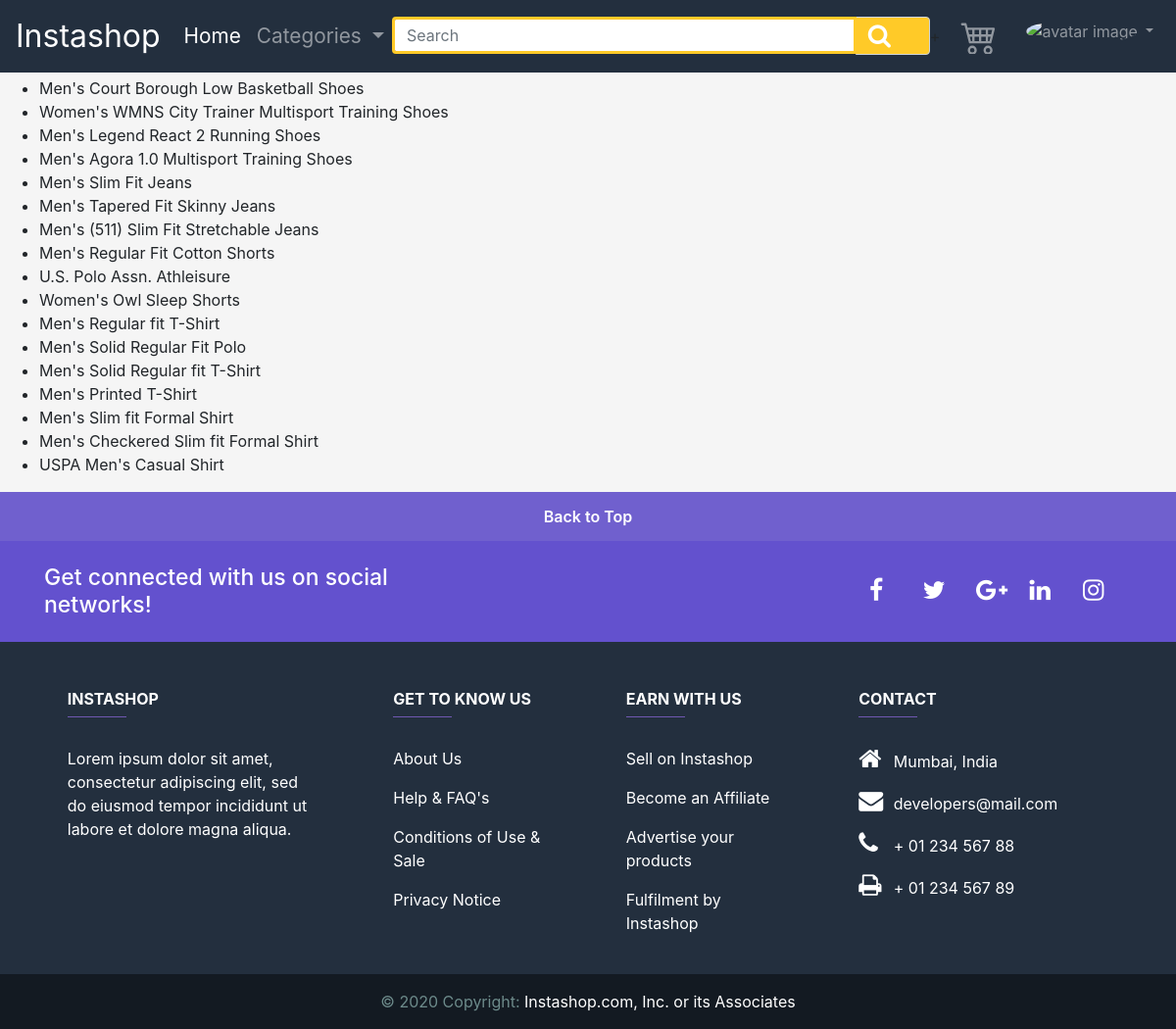
/home/, run on the app's committed database.
### products/models.py (models this page shows)
class Product(models.Model):
    name = models.CharField(max_length=255)
    image_url = models.CharField(max_length=2048)
    stock = models.IntegerField()
    price = models.FloatField()
    category = models.CharField(default=0, max_length=255)

### products/views.py (the view)
# urls.py: 2. Add a URL to urlpatterns:  path('', views.home, name='home')
def home(request):
    products = Product.objects.all()
    category_list = Category.objects.all()
    context = {'products': products, 'category_list': category_list}
    return render(request, 'products/home.html', context)

### pages/models.py (called while the page is built)
    def __str__(self):
        return self.category

### products/templates/products/home.html
{% extends 'products/base.html' %}
{% block content %}
    <ul>
        {% for product in products %}
        <li>{{ product.name }}</li>
        {% endfor %}
    </ul>
{% endblock content %}

### products/templates/products/base.html (shortened to what this page needs)
<!DOCTYPE html>
<html lang="en">
<head>
    {% load static %}
    <link rel="stylesheet" href="https://stackpath.bootstrapcdn.com/bootstrap/4.5.0/css/bootstrap.min.css">
    <link rel="stylesheet" href="https://cdnjs.cloudflare.com/ajax/libs/font-awesome/4.7.0/css/font-awesome.min.css">
    <link rel="stylesheet" href="{% static 'css/body.css' %}">
    <link rel="stylesheet" href="{% static 'css/navbar.css' %}">
    <link rel="stylesheet" href="{% static 'css/footer_top.css' %}">
    <link rel="stylesheet" href="{% static 'css/footer_mid.css' %}">
    <link rel="stylesheet" href="{% static 'css/footer_ends.css' %}">
    <link rel="stylesheet" href="{% static 'css/top_button.css' %}">
</head>
<body>
    <nav class="mb-1 navbar navbar-expand-lg navbar-dark lighten-1">
      <a class="navbar-brand" href="{% url 'home' %}" style="font-size:2em;">Instashop</a>
      <div class="collapse navbar-collapse" id="navbarSupportedContent-555">
        <ul class="navbar-nav mr-auto">
          <li class="nav-item active">
            <a class="nav-link" href="{% url 'home' %}" id="dropdown_items">Home
            </a>
          </li>
          <li class="nav-item dropdown">
            <a class="nav-link dropdown-toggle" id="navbarDropdownMenuLink-555" data-toggle="dropdown"
              aria-haspopup="true" aria-expanded="false">Categories
            </a>
          </li>
        </ul>
        <div class="input-group md-form form-sm form-2 pl-0"  style="width: 55%;">
          <input class="form-control my-0 py-3 amber-border" type="text" placeholder="Search" aria-label="Search">
          <div class="input-group-append">
            <span class="input-group-text lighten-3" id="basic-text1"><i class="fa fa-search text-grey"
                aria-hidden="true"></i></span>
          </div>
        </div>+
        <ul class="navbar-nav ml-auto nav-flex-icons">
          <li class="nav-item">
            <a class="nav-link waves-effect waves-light" href="{% url 'cart-page' %}">
            </a>
          </li>
          <li class="nav-item avatar dropdown">
            <a class="nav-link dropdown-toggle" id="navbarDropdownMenuLink-55" data-toggle="dropdown"
               aria-haspopup="true" aria-expanded="false">
              <img src="https://mdbootstrap.com/img/Photos/Avatars/avatar-2.jpg" class="rounded-circle z-depth-0"
                   alt="avatar image" id="profile_pic" >
            </a>
          </li>
        </ul>
      </div>
    </nav>
    {% block content %} {% endblock content %}
    <footer class="page-footer font-small unique-color-dark">
      <div style="background-color: #7060CE;">
        <a href="#nav-top" id="navBackToTop">
          <div class="navFooterBackToTop">
            <span class="navFooterBackToTopText">Back to Top</span>
          </div>
        </a>
      </div>
      <div style="background-color: #6351CE;">
        <div class="container">
          <div class="row py-4 d-flex align-items-center">
            <div class="col-md-6 col-lg-5 text-center text-md-left mb-4 mb-md-0">
              <h6 class="mb-0">Get connected with us on social networks!</h6>
            </div>
            <div class="col-md-6 col-lg-7 text-center text-md-right">
              <a class="fb-ic">
                <i class="fa fa-facebook-f"> </i>
              </a>
              <a class="tw-ic">
                <i class="fa fa-twitter"> </i>
              </a>
              <a class="gplus-ic">
                <i class="fa fa-google-plus"> </i>
              </a>
              <a class="li-ic">
                <i class="fa fa-linkedin"> </i>
              </a>
              <a class="ins-ic">
                <i class="fa fa-instagram"></i>
              </a>
            </div>
          </div>
        </div>
      </div>
      <div id="mid_footer">
        <div class="container text-center text-md-left mt-5" >
          <div class="row mt-3">
            <div class="col-md-3 col-lg-4 col-xl-3 mx-auto mb-4">
              <h6 class="text-uppercase font-weight-bold">Instashop</h6>
              <hr  class="accent-2 mb-4 mt-0 d-inline-block mx-auto" color="#7B62C5" style="width: 60px;">
              <p>Lorem ipsum dolor sit amet, consectetur adipiscing elit,
                sed do eiusmod tempor incididunt ut labore et dolore magna aliqua.</p>
            </div>
            <div class="col-md-2 col-lg-2 col-xl-2 mx-auto mb-4">
              <h6 class="text-uppercase font-weight-bold">Get to know us</h6>
              <hr class="accent-2 mb-4 mt-0 d-inline-block mx-auto" color="#7B62C5" style="width: 60px;">
              <p>
                <a href="{% url 'about-page' %}">About Us</a>
              </p>
              <p>
                <a href="{% url 'help-page' %}">Help & FAQ's</a>
              </p>
              <p>
                <a href="{% url 'conditions-page' %}">Conditions of Use & Sale</a>
              </p>
              <p>
                <a href="{% url 'privacy_notice-page' %}">Privacy Notice</a>
              </p>
            </div>
            <div class="col-md-3 col-lg-2 col-xl-2 mx-auto mb-4">
              <h6 class="text-uppercase font-weight-bold">Earn with us</h6>
              <hr class="accent-2 mb-4 mt-0 d-inline-block mx-auto" color="#7B62C5" style="width: 60px;">
              <p>
                <a href="{% url 'sell_on_instashop-page' %}">Sell on Instashop</a>
              </p>
              <p>
                <a href="{% url 'affiliate-page' %}">Become an Affiliate</a>
              </p>
              <p>
                <a href="{% url 'advertise-page' %}">Advertise your products</a>
              </p>
              <p>
                <a href="{% url 'fulfilment-page' %}">Fulfilment by Instashop</a>
              </p>
            </div>
            <div class="col-md-4 col-lg-3 col-xl-3 mx-auto mb-md-0 mb-4">
              <h6 class="text-uppercase font-weight-bold">Contact</h6>
              <hr class="accent-2 mb-4 mt-0 d-inline-block mx-auto" color="#7B62C5" style="width: 60px;">
              <p>
                <i class="fa fa-home mr-3"></i> Mumbai, India</p>
              <p>
                <i class="fa fa-envelope mr-3"></i> developers@mail.com</p>
              <p>
                <i class="fa fa-phone mr-3"></i> + 01 234 567 88</p>
              <p>
                <i class="fa fa-print mr-3"></i> + 01 234 567 89</p>
            </div>
          </div>
        </div>
      </div>
      <div id="end_footer">
        <div class="footer-copyright text-center py-3" style="color:#6D8B8B;">© 2020 Copyright:
          <a href="#!"> Instashop.com, Inc. or its Associates</a>
        </div>
      </div>
    </footer>
</body>
</html>

### products/static/css/body.css (style rules this page uses)
body { background-color: #F5F5F5; }

### products/static/css/navbar.css (style rules this page uses)
nav.mb-1 { background-color: #232F3E; }
#dropdown_items, #navbarDropdownMenuLink-555 { font-size: 1.3em; }
#profile_pic { height: 40px; width: 40px; }
.input-group.md-form.form-sm.form-2 input { border: 1px solid #ffca28; border-top-left-radius: 0.25rem; border-bottom-left-radius: 0.25rem; }
.input-group.md-form.form-sm.form-2 input.amber-border { border: 3px solid #ffca28; }
span#basic-text1 { background-color: #ffca28; }

### products/static/css/footer_top.css (style rules this page uses)
h6.mb-0 { color: white; font-weight: 450; font-size: 23px; text-decoration: none; }
.fa { padding: 0px; font-size: 25px; width: 50px; text-align: left; text-decoration: none; color: white; }

### products/static/css/footer_mid.css (style rules this page uses)
div#mid_footer { background-color: #232F3E; padding: 1px 0px 0px 0px; }
div.col-md-2, div.col-md-3, div.col-md-4 { color: white; }
div.col-md-2 a, a:hover { color: white; }
div.col-md-3 a, a:hover { color: white; }
div.col-md-4 .fa { width: 15px; }

### products/static/css/footer_ends.css (style rules this page uses)
div#end_footer { background-color: #131A22; }
div#end_footer a, a:hover { color: white; }

### products/static/css/top_button.css (style rules this page uses)
a#navBackToTop { text-align: center; line-height: 50px; font-size: 16px; color: white; font-weight: 600; }

### data on the page
Product: name "Men's Court Borough Low Basketball Shoes"
Product: name "Women's WMNS City Trainer Multisport Training Shoes"
Product: name "Men's Legend React 2 Running Shoes"
Product: name "Men's Agora 1.0 Multisport Training Shoes"
Product: name "Men's Slim Fit Jeans"
Product: name "Men's Tapered Fit Skinny Jeans"
Product: name "Men's (511) Slim Fit Stretchable Jeans"
Product: name "Men's Regular Fit Cotton Shorts"
Product: name "U.S. Polo Assn. Athleisure"
Product: name "Women's Owl Sleep Shorts"
Product: name "Men's Regular fit T-Shirt"
Product: name "Men's Solid Regular Fit Polo"
Product: name "Men's Solid Regular fit T-Shirt"
Product: name "Men's Printed T-Shirt"
Product: name "Men's Slim fit Formal Shirt"
Product: name "Men's Checkered Slim fit Formal Shirt"
Product: name "USPA Men's Casual Shirt"
